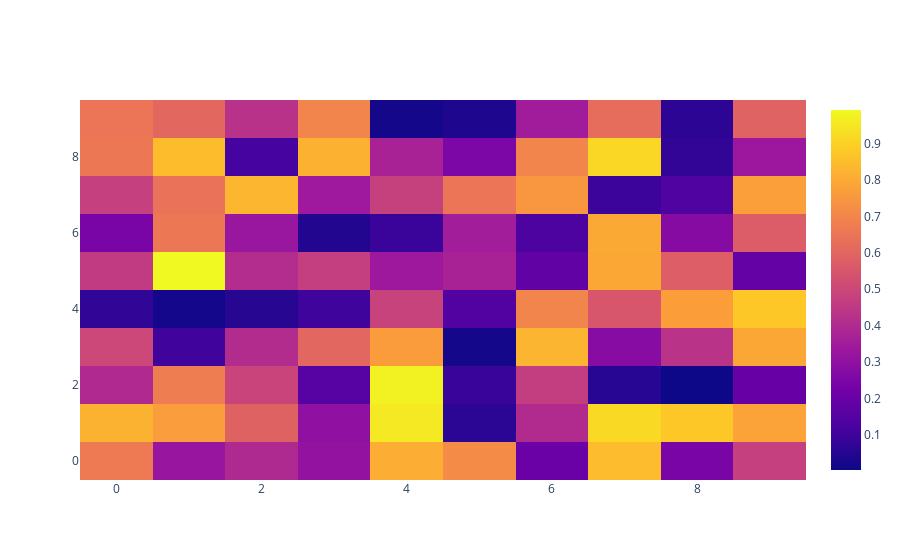

The notebook cell this image was saved under:
### Code cell
# heatmaps in plotly

data = np.random.rand(10,10)

heatmap = go.Heatmap(z=data)
fig = go.Figure(data=[heatmap])
fig.show()
